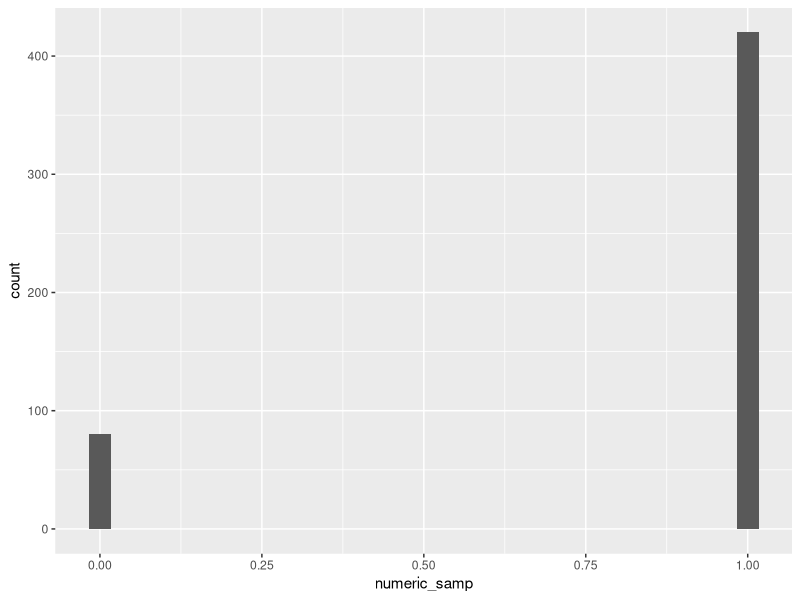

This chart was generated by the following R code:
## ---- chunk 1
knitr::opts_chunk$set(echo = F, message = F, warning = F)
library(tidyverse)
## ---- chunk 2
df_samp = tibble (
samp = rnorm(500, mean = 1),
samp_vector = samp > 0,
numeric_samp = abs(samp_vector)
)

#histogram of the absolute  value - numeric_samp
ggplot(df_samp, aes(x=numeric_samp)) + geom_histogram()

#inline summary
median_samp = median(pull(df_samp, samp))
